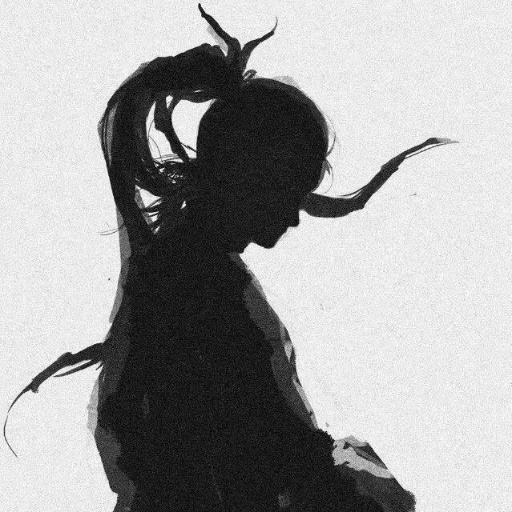
#> input picture images/photo.jpg, 512 x 512 px
$ python mask_circle.py
#> lines starting #> are read from the running program, lines starting #| are printed output that depends on the picture; after the words box and inside, x2 and y2 are one past the last pixel; in counts of white or black regions, pixels touching at a corner belong together
import cv2
import numpy as np


def extract_circle(image_path):
#> called with image_path = 'photo.jpg'
    image = cv2.imread(image_path)
#> image is the input picture: shape (512, 512, 3); min 0, max 255, mean 163.2
    if image is None:
        print("Error: Could not read image.")
        return

    center_x, center_y = image.shape[1] // 2, image.shape[0] // 2
#> center_x = 256; center_y = 256
    radius = min(center_x, center_y)
#> radius = 256

    mask = np.zeros_like(image)
    cv2.circle(mask, (center_x, center_y), radius, (255, 255, 255), -1)
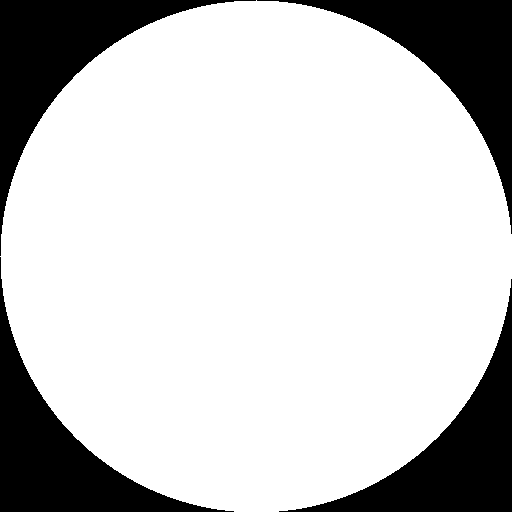
#> mask: shape (512, 512, 3); 78.5% white; 4 black regions, box (x1, y1, x2, y2) and area: (0, 0, 256, 256) 14327, (257, 0, 512, 234) 14071, (0, 257, 234, 512) 14071, (279, 279, 512, 512) 13816

    result = np.where(mask == np.array([255, 255, 255]), image, 255)
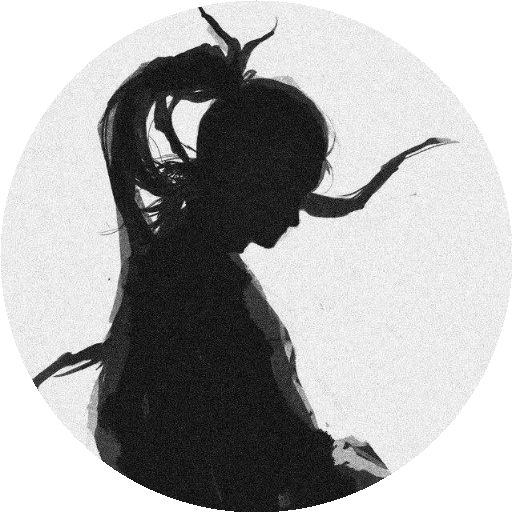
#> result: shape (512, 512, 3); min 0, max 255, mean 170.8

    cv2.imwrite("photo_circle.jpg", result)

extract_circle('photo.jpg')

$ run again, with images/dsnerf.png saved as images/photo.jpg
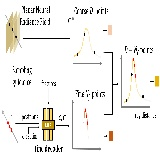
#> input picture images/dsnerf.png, 160 x 160 px
#> in extract_circle, image is the input picture: shape (160, 160, 3); mean B, G, R 239.3, 241.9, 243
#> in extract_circle, `cv2.circle(mask, (center_x, center_y), radius, (255, 255, 255), -1)`:
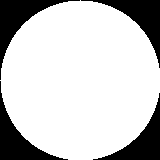
#> mask: shape (160, 160, 3); 78.4% white; 4 black regions, box (x1, y1, x2, y2) and area: (0, 0, 80, 80) 1460, (81, 0, 160, 68) 1380, (0, 81, 68, 160) 1380, (93, 93, 160, 160) 1301
